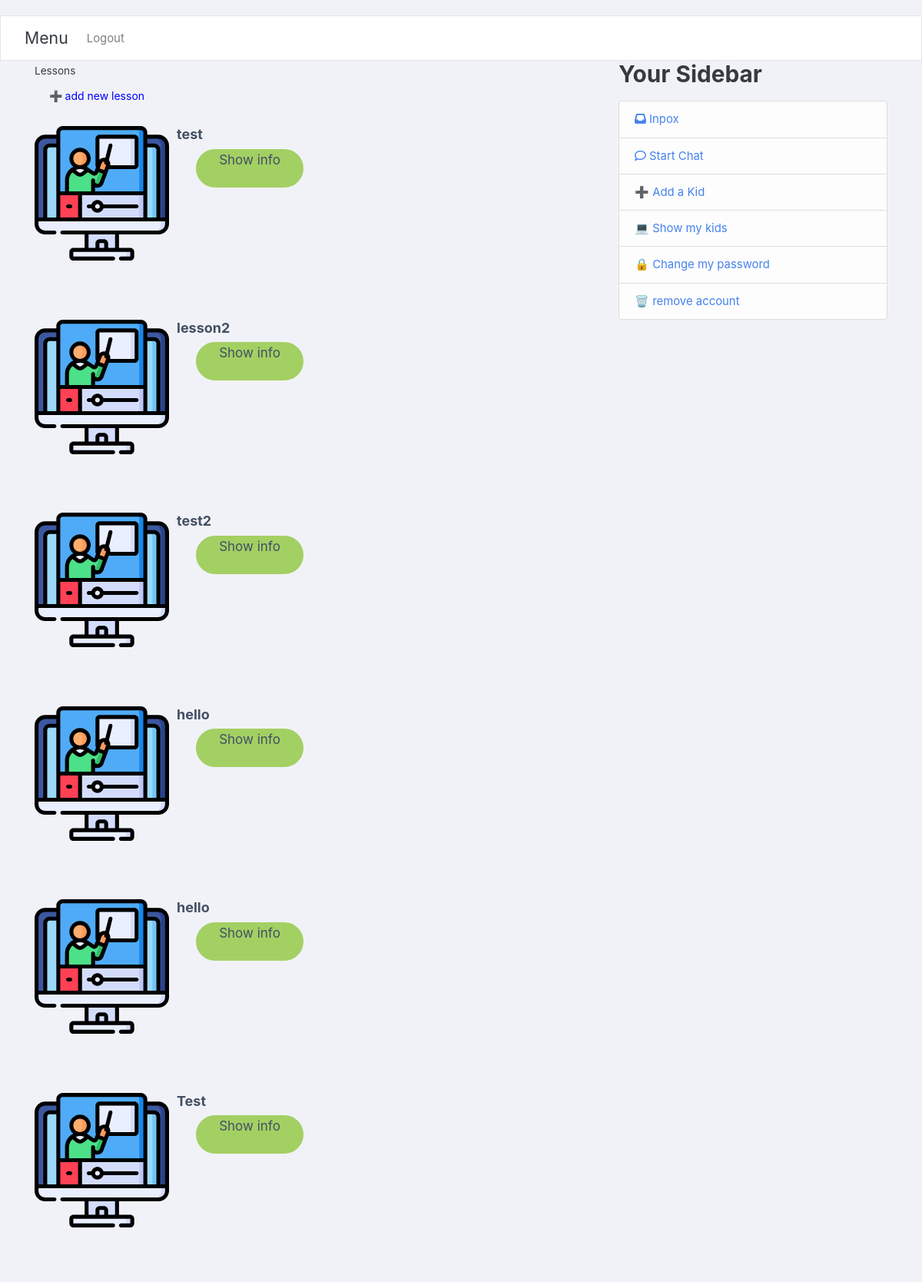
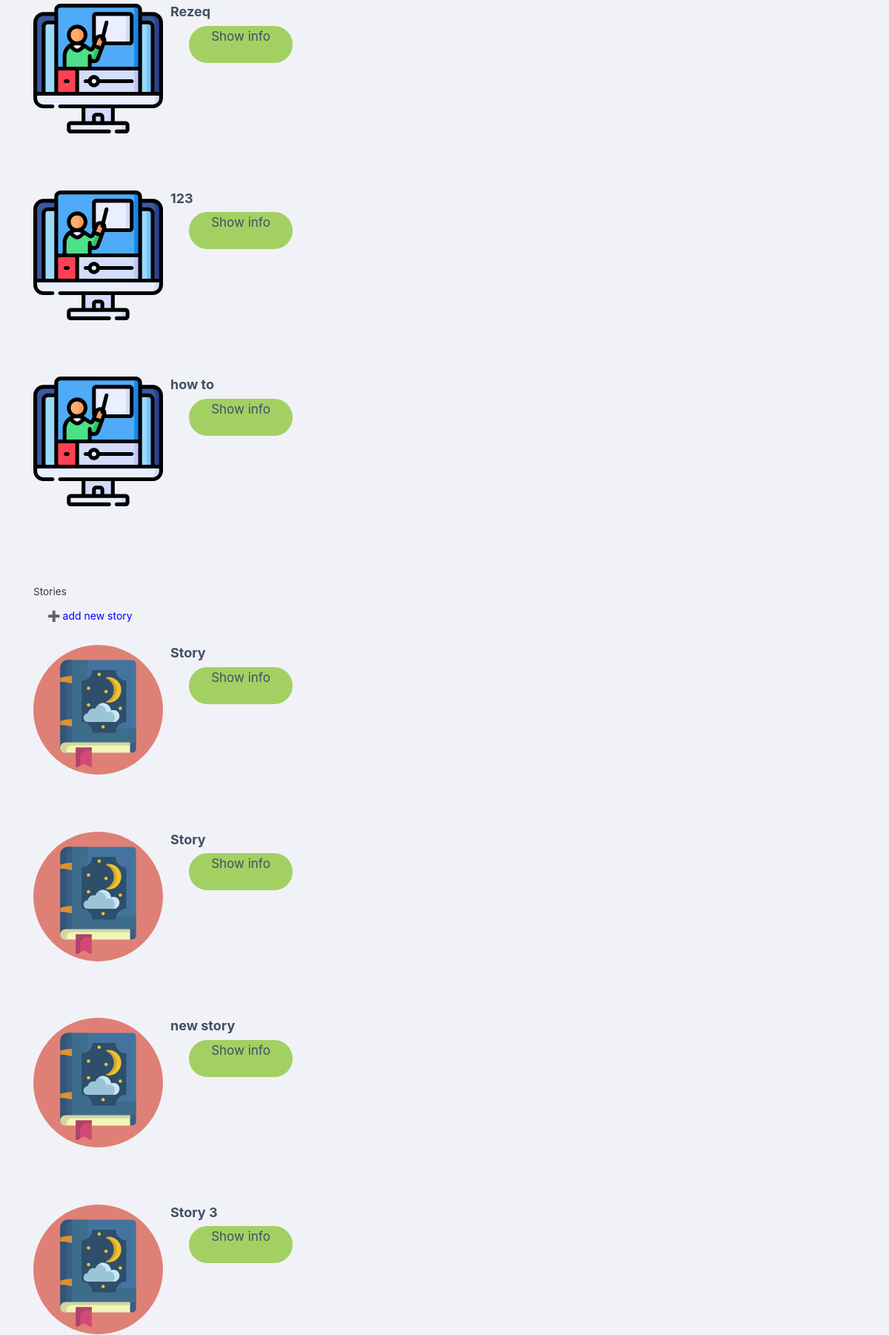
/KinderGartenHome/ (signed in, upper part), run on the app's committed database (2 pictures, top to bottom).
### kindergarten/models.py (models this page shows)
class lesson(models.Model):
    garten=models.ForeignKey(Kindergarten, blank=True, null=True,on_delete=models.SET_NULL)
    video_file = models.FileField(upload_to='video/%y')
    title = models.CharField(max_length=100)
    desc = models.TextField()

class Story(models.Model):
    title=models.CharField(default='Story',max_length=50)
    garten=models.ForeignKey(Kindergarten, blank=True, null=True,on_delete=models.SET_NULL)

### kindergarten/views.py (the view)
# urls.py: path('KinderGartenHome/',KinderGartenHome,name="KinderGartenHome"),
@login_required
def KinderGartenHome(req):
    teacher=Teacher.objects.filter(username=req.user.username).first()
    KG=Kindergarten.objects.filter(myTeacher=teacher).first()
    lessons=lesson.objects.filter(garten=KG).all()
    stories=Story.objects.filter(garten=KG).all()
    musics=Music.objects.filter(garten=KG).all()
    return render(req,'kindergarten/KinderGartenHome.html',{'lessons':lessons,'stories':stories,'musics':musics})

### users/myapp_tags.py (called while the page is built)
@register.simple_tag
def get_model1_object(user):
    parent=Parent.objects.filter(username=user.username).first()
    teacher=Teacher.objects.filter(username=user.username).first()
    kid=Kid.objects.filter(username=user.username).first()
    ans=[]
    if parent:
        ans.append(True)
    else:
        ans.append(False)
    HaveGarten = False
    if teacher:
        try:
            Garten=Kindergarten.objects.get(myTeacher=teacher)
        except:
            HaveGarten = False
        else:
            HaveGarten = Garten.name
        ans.append(True)
    else:
        ans.append(False)
    if kid:
        ans.append(True)
    else:
        ans.append(False)
    ans.append(HaveGarten)
    return ans

### kindergarten/templates/kindergarten/KinderGartenHome.html (shortened to what this page needs)
{% extends "users/base.html" %}
{% block content %}
<div class="content-section">
<small>Lessons</small>
<br>
<a href="{% url 'add_lesson' %}" style="color:blue" class="btn">&#10133; add new lesson</a>
<div class="directory-info-row">
    {% for lesson in lessons %}
        <div class="row">
            <div class="col-md-6 col-sm-6">
                <div class="panel">
                    <div class="panel-body">
                        <div class="media">
                            <a class="pull-left" href="#">
                                <img class="thumb media-object" src="/media/games/lesson.svg" alt="" />
                            </a>
                            <div class="media-body">
                                <h4>{{lesson.title}}</h4>
                                <a href="{% url 'lesson_info' id=lesson.id %}" class="button">Show info</a>
                            </div>
                        </div>
                    </div>
                </div>
            </div>
        </div>
        <br>
        <br>
        <br>
    {%endfor%}
    </div>
</div>
<br>
<div class="content-section">
<small>Stories</small>
<br>
<a href="{% url 'add_story' %}" style="color:blue" class="btn">&#10133; add new story</a>
 <div class="directory-info-row">
        {% for story in stories %}
        <div class="row">
            <div class="col-md-6 col-sm-6">
                <div class="panel">
                    <div class="panel-body">
                        <div class="media">
                            <a class="pull-left" href="#">
                                <img class="thumb media-object" src="/media/games/bedtime.svg" alt="" />
                            </a>
                            <div class="media-body">
                                <h4>{{story.title}}</h4>
                                <a class="button" href="{% url 'story_info' id=story.id %}" >Show info</a>
                            </div>
                        </div>
                    </div>
                </div>
            </div>
        </div>
        <br>
        <br>
        <br>
    {%endfor%}
    </div>
</div>
{%endblock%}

### users/static/users/style.css (style rules this page uses)
body { margin-top:20px; background: #f1f2f7; }
.directory-info-row .thumb { border-radius: 5px; -webkit-border-radius: 5px; height: auto; width: 175px; margin-right: 10px; }
.directory-info-row { display: inline-block; width: 100%; margin-top: 20px; }
.directory-info-row h4, .directory-info-row a { color: #424F63; }
.h4, h4 { font-size: 18px; }
.button { width: 140px; height: 50px; display: inline-block; border-radius: 50px; background-color: #a3d063; border: 2px solid #a3d063; color: #fff; cursor: pointer; transition: all 0.2s linear; text-align: center; float: right; }

### data on the page
lesson: title "test"
lesson: title "lesson2"
lesson: title "test2"
lesson: title "hello"
lesson: title "hello"
lesson: title "Test"
lesson: title "Rezeq"
lesson: title "123"
lesson: title "how to"
Story: title "Story"
Story: title "Story"
Story: title "new story"
Story: title "Story 3"
